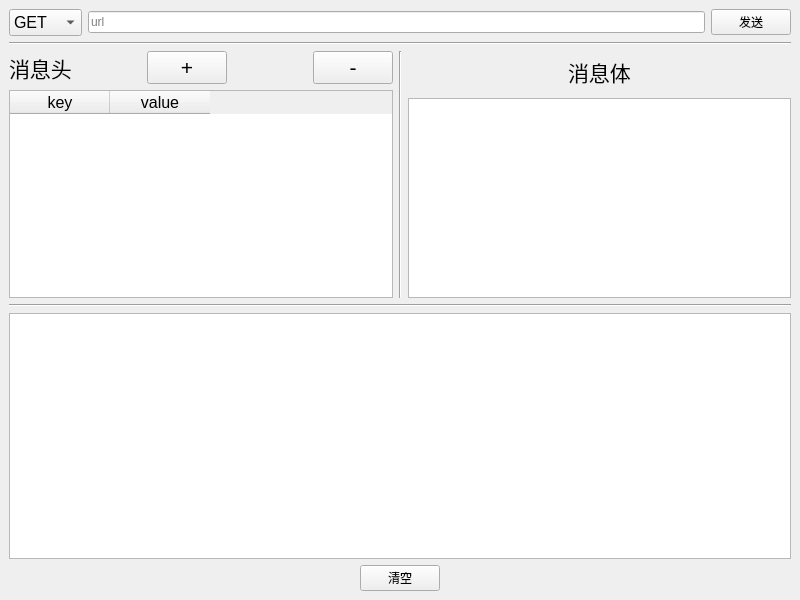
<?xml version="1.0" encoding="UTF-8"?>
<ui version="4.0">
 <class>MainWindow</class>
 <widget class="QMainWindow" name="MainWindow">
  <property name="geometry">
   <rect>
    <x>0</x>
    <y>0</y>
    <width>800</width>
    <height>600</height>
   </rect>
  </property>
  <property name="minimumSize">
   <size>
    <width>0</width>
    <height>0</height>
   </size>
  </property>
  <property name="baseSize">
   <size>
    <width>0</width>
    <height>0</height>
   </size>
  </property>
  <property name="windowTitle">
   <string>接口测试</string>
  </property>
  <property name="toolTip">
   <string/>
  </property>
  <widget class="QWidget" name="centralwidget">
   <layout class="QVBoxLayout" name="verticalLayout_3">
    <item>
     <layout class="QHBoxLayout" name="horizontalLayout">
      <item>
       <widget class="QComboBox" name="requestMethod">
        <property name="font">
         <font>
          <family>Arial</family>
          <pointsize>12</pointsize>
          <weight>50</weight>
          <bold>false</bold>
         </font>
        </property>
        <property name="mouseTracking">
         <bool>false</bool>
        </property>
        <property name="statusTip">
         <string/>
        </property>
        <property name="accessibleName">
         <string>0</string>
        </property>
        <item>
         <property name="text">
          <string>GET</string>
         </property>
        </item>
        <item>
         <property name="text">
          <string>POST</string>
         </property>
        </item>
       </widget>
      </item>
      <item>
       <widget class="QLineEdit" name="urlText">
        <property name="text">
         <string/>
        </property>
        <property name="placeholderText">
         <string>url</string>
        </property>
       </widget>
      </item>
      <item>
       <widget class="QPushButton" name="sendBtn">
        <property name="text">
         <string>发送</string>
        </property>
       </widget>
      </item>
     </layout>
    </item>
    <item>
     <widget class="Line" name="line">
      <property name="orientation">
       <enum>Qt::Horizontal</enum>
      </property>
     </widget>
    </item>
    <item>
     <layout class="QHBoxLayout" name="horizontalLayout_3">
      <item>
       <layout class="QVBoxLayout" name="verticalLayout_2">
        <item>
         <layout class="QHBoxLayout" name="horizontalLayout_2">
          <item>
           <widget class="QLabel" name="label">
            <property name="sizePolicy">
             <sizepolicy hsizetype="Preferred" vsizetype="Preferred">
              <horstretch>2</horstretch>
              <verstretch>0</verstretch>
             </sizepolicy>
            </property>
            <property name="font">
             <font>
              <pointsize>16</pointsize>
             </font>
            </property>
            <property name="text">
             <string>消息头</string>
            </property>
           </widget>
          </item>
          <item>
           <widget class="QPushButton" name="addBtn">
            <property name="sizePolicy">
             <sizepolicy hsizetype="Fixed" vsizetype="Fixed">
              <horstretch>1</horstretch>
              <verstretch>0</verstretch>
             </sizepolicy>
            </property>
            <property name="font">
             <font>
              <pointsize>16</pointsize>
             </font>
            </property>
            <property name="text">
             <string>+</string>
            </property>
           </widget>
          </item>
          <item>
           <spacer name="horizontalSpacer">
            <property name="orientation">
             <enum>Qt::Horizontal</enum>
            </property>
            <property name="sizeHint" stdset="0">
             <size>
              <width>80</width>
              <height>20</height>
             </size>
            </property>
           </spacer>
          </item>
          <item>
           <widget class="QPushButton" name="removeBtn">
            <property name="sizePolicy">
             <sizepolicy hsizetype="Fixed" vsizetype="Fixed">
              <horstretch>1</horstretch>
              <verstretch>0</verstretch>
             </sizepolicy>
            </property>
            <property name="font">
             <font>
              <pointsize>16</pointsize>
             </font>
            </property>
            <property name="text">
             <string>-</string>
            </property>
           </widget>
          </item>
         </layout>
        </item>
        <item>
         <widget class="QTableWidget" name="headerTable">
          <property name="autoScrollMargin">
           <number>16</number>
          </property>
          <column>
           <property name="text">
            <string>key</string>
           </property>
           <property name="font">
            <font>
             <pointsize>12</pointsize>
            </font>
           </property>
          </column>
          <column>
           <property name="text">
            <string>value</string>
           </property>
           <property name="font">
            <font>
             <pointsize>12</pointsize>
            </font>
           </property>
          </column>
         </widget>
        </item>
       </layout>
      </item>
      <item>
       <widget class="Line" name="line_2">
        <property name="orientation">
         <enum>Qt::Vertical</enum>
        </property>
       </widget>
      </item>
      <item>
       <layout class="QVBoxLayout" name="verticalLayout">
        <item>
         <layout class="QHBoxLayout" name="horizontalLayout_6">
          <property name="leftMargin">
           <number>0</number>
          </property>
          <property name="topMargin">
           <number>5</number>
          </property>
          <property name="bottomMargin">
           <number>4</number>
          </property>
          <item>
           <widget class="QLabel" name="label_3">
            <property name="sizePolicy">
             <sizepolicy hsizetype="Fixed" vsizetype="Preferred">
              <horstretch>0</horstretch>
              <verstretch>0</verstretch>
             </sizepolicy>
            </property>
            <property name="font">
             <font>
              <pointsize>16</pointsize>
             </font>
            </property>
            <property name="text">
             <string>消息体</string>
            </property>
           </widget>
          </item>
         </layout>
        </item>
        <item>
         <widget class="QTextEdit" name="bodyText"/>
        </item>
       </layout>
      </item>
     </layout>
    </item>
    <item>
     <widget class="Line" name="line_3">
      <property name="orientation">
       <enum>Qt::Horizontal</enum>
      </property>
     </widget>
    </item>
    <item>
     <widget class="QTextBrowser" name="responseShow"/>
    </item>
    <item>
     <layout class="QHBoxLayout" name="horizontalLayout_5">
      <item>
       <widget class="QPushButton" name="clearBtn">
        <property name="sizePolicy">
         <sizepolicy hsizetype="Fixed" vsizetype="Minimum">
          <horstretch>0</horstretch>
          <verstretch>0</verstretch>
         </sizepolicy>
        </property>
        <property name="text">
         <string>清空</string>
        </property>
       </widget>
      </item>
     </layout>
    </item>
   </layout>
  </widget>
 </widget>
 <resources/>
 <connections/>
</ui>
